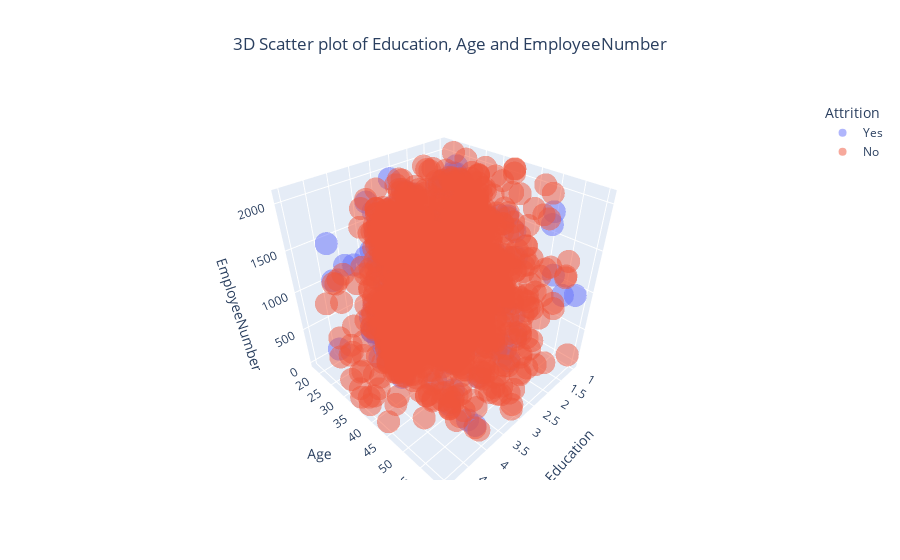

The notebook cell this image was saved under:
### Markdown cell above
## 3D scatter plot: `Education`, `Age`, `EmployeeNumber`,
### Education
The level of education achieved by the employee. **Categorical**

### Code cell
fig = px.scatter_3d(
    data,
    x='Education',
    y='Age',
    z='EmployeeNumber',
    color='Attrition',
    opacity=0.5,
    title="3D Scatter plot of Education, Age and EmployeeNumber",
)
fig.update_layout(
    title_x=0.5
)
fig.show()

### Figure 1 — Plotly figure (JSON) as saved in the notebook; plotly's stock layout.template omitted (floating-point values rounded to 4 significant figures; data arrays with more than 128 entries replaced by an {"elided": "..."} marker saying what was removed)
{"data": [{"hovertemplate": "Attrition=Yes<br>Education=%{x}<br>Age=%{y}<br>EmployeeNumber=%{z}<extra></extra>", "legendgroup": "Yes", "marker": {"color": "#636efa", "opacity": 0.5, "symbol": "circle"}, "mode": "markers", "name": "Yes", "scene": "scene", "showlegend": true, "type": "scatter3d", "x": {"elided": "237 int values"}, "y": {"elided": "237 int values"}, "z": {"elided": "237 int values"}}, {"hovertemplate": "Attrition=No<br>Education=%{x}<br>Age=%{y}<br>EmployeeNumber=%{z}<extra></extra>", "legendgroup": "No", "marker": {"color": "#EF553B", "opacity": 0.5, "symbol": "circle"}, "mode": "markers", "name": "No", "scene": "scene", "showlegend": true, "type": "scatter3d", "x": {"elided": "1233 int values"}, "y": {"elided": "1233 int values"}, "z": {"elided": "1233 int values"}}], "layout": {"legend": {"title": {"text": "Attrition"}, "tracegroupgap": 0}, "scene": {"domain": {"x": [0, 1], "y": [0, 1]}, "xaxis": {"title": {"text": "Education"}}, "yaxis": {"title": {"text": "Age"}}, "zaxis": {"title": {"text": "EmployeeNumber"}}}, "title": {"text": "3D Scatter plot of Education, Age and EmployeeNumber", "x": 0.5}}}
